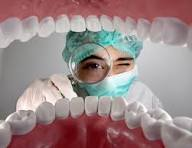
#> input picture images.jpeg, 192 x 148 px
$ python pg11.py
#> lines starting #> are read from the running program, lines starting #| are printed output that depends on the picture
import cv2

# Read the image
image = cv2.imread('images.jpeg')
#> image is the input picture: shape (148, 192, 3); mean B, G, R 135.6, 135.5, 155.7

if image is None:
    print("Error: Image not loaded.")
else:
    # Rotate the image 180 degrees clockwise (two 90-degree rotations)
    rotated_image_180 = cv2.rotate(image, cv2.ROTATE_180)
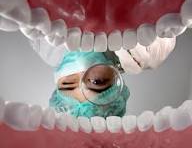
#> rotated_image_180: shape (148, 192, 3); mean B, G, R 135.6, 135.5, 155.7

    # Display the rotated image
    cv2.imshow('180 Degree Rotated Image', rotated_image_180)
    cv2.waitKey(0)
    cv2.destroyAllWindows()
